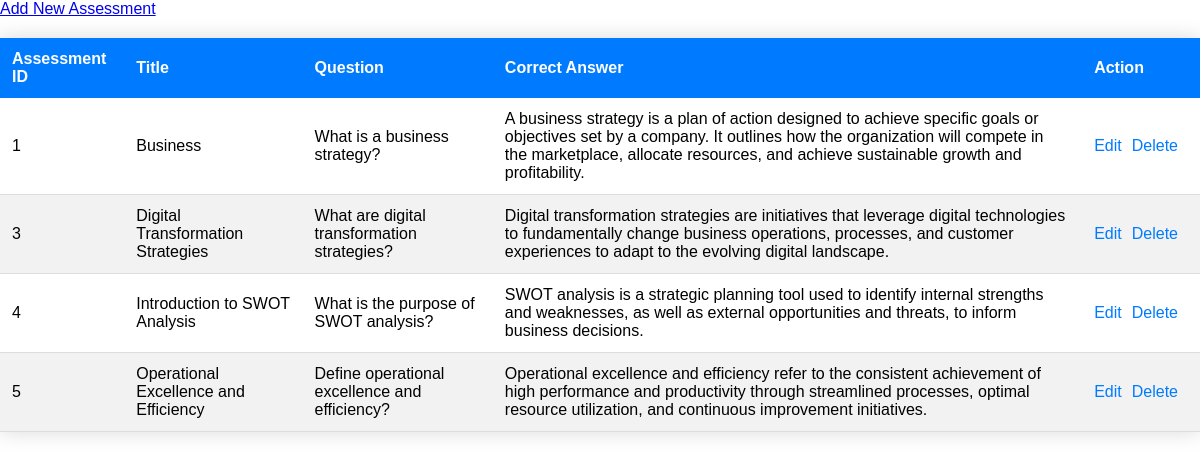
Page /manage_assessments.php on the committed database.
### tables this page shows
CREATE TABLE `assessments` (
  `AssessmentID` int(50) NOT NULL,
  `Title` text NOT NULL,
  `Question` text NOT NULL,
  `CorrectAnswer` text NOT NULL
);

### manage_assessments.php (the view, shortened to what this page needs)
<!DOCTYPE html>
<html lang="en">
<head>
    <link rel="stylesheet" href="styles.css">
</head>
<body>
    <a href="add_assessments.php">Add New Assessment</a>
    <table class="styled-table">
        <thead>
            <tr>
                <th>Assessment ID</th>
                <th>Title</th>
                <th>Question</th>
                <th>Correct Answer</th>
                <th>Action</th>
            </tr>
        </thead>
        <tbody>
            <?php
            require_once "config.php";
            $sql = "SELECT * FROM assessments";
            $result = $conn->query($sql);
            if ($result->num_rows > 0) {
                while ($row = $result->fetch_assoc()) {
                    echo "<tr>";
                    echo "<td>" . $row["AssessmentID"] . "</td>";
                    echo "<td>" . $row["Title"] . "</td>";
                    echo "<td>" . $row["Question"] . "</td>";
                    echo "<td>" . $row["CorrectAnswer"] . "</td>";
                    echo "<td>";
                    echo "<a href='edit_assessments.php?id=" . $row["AssessmentID"] . "'>Edit</a>";
                    echo "<a href='delete_assessments.php?id=" . $row["AssessmentID"] . "' onclick='return confirm(\"Are you sure you want to delete this Assessment?\")'>Delete</a>";
                    echo "</td>";
                    echo "</tr>";
                }
            } else {
                echo "<tr><td colspan='5'>No Assessment found.</td></tr>";
            }
            ?>
        </tbody>
    </table>
</body>
</html>

### styles.css (style rules this page uses)
body { font-family: Arial, sans-serif; margin: 0; padding: 0; }

### manage_assessments.php (style rules this page uses)
.styled-table { width: 100%; border-collapse: collapse; margin-top: 20px; box-shadow: 0 0 20px rgba(0, 0, 0, 0.15); }
.styled-table thead th { background-color: #007bff; color: #fff; font-weight: bold; text-align: left; padding: 12px; }
.styled-table tbody td { padding: 12px; border-bottom: 1px solid #ddd; }
.styled-table tbody tr:nth-child(even) { background-color: #f2f2f2; }
.styled-table tbody td a { text-decoration: none; color: #007bff; cursor: pointer; margin-right: 10px; }

### rows in the picture
assessments: AssessmentID "1", Title "Business", Question "What is a business strategy?", CorrectAnswer "A business strategy is a plan of action designed to achieve specific goals or objectives set by a company. It outlines how the organization will compete in the marketplace, allocate resources, and achieve sustainable growth and profitability."
assessments: AssessmentID "3", Title "Digital Transformation Strategies", Question "What are digital transformation strategies?", CorrectAnswer "Digital transformation strategies are initiatives that leverage digital technologies to fundamentally change business operations, processes, and customer experiences to adapt to the evolving digital landscape."
assessments: AssessmentID "4", Title "Introduction to SWOT Analysis", Question "What is the purpose of SWOT analysis?", CorrectAnswer "SWOT analysis is a strategic planning tool used to identify internal strengths and weaknesses, as well as external opportunities and threats, to inform business decisions."
assessments: AssessmentID "5", Title "Operational Excellence and Efficiency", Question "Define operational excellence and efficiency?", CorrectAnswer "Operational excellence and efficiency refer to the consistent achievement of high performance and productivity through streamlined processes, optimal resource utilization, and continuous improvement initiatives."
